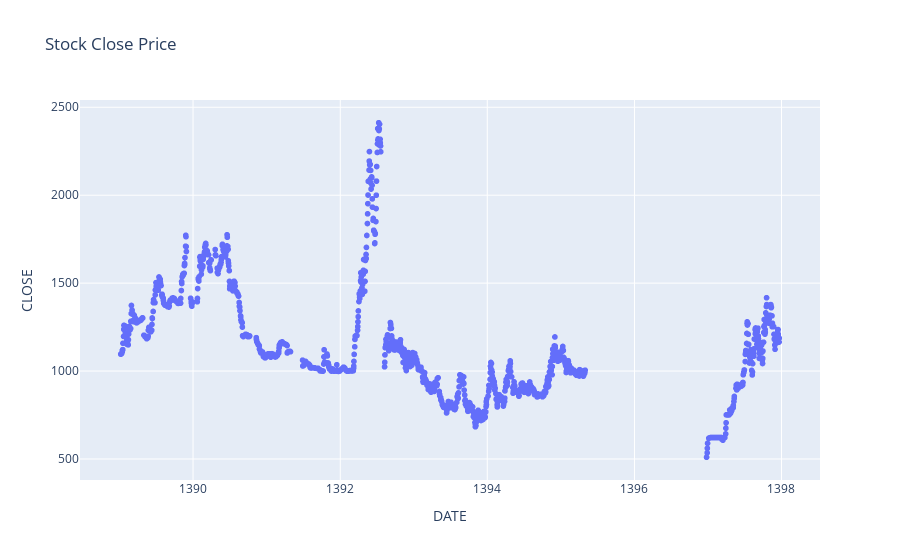

Here is the notebook cell this chart was saved with:
### Code cell
fig = px.scatter(df,x=df.index, y=df.CLOSE, title='Stock Close Price')
fig.update_layout(calendar='jalali')
fig.show()

### Figure 1 — Plotly figure (JSON) as saved in the notebook; plotly's stock layout.template omitted (floating-point values rounded to 4 significant figures; data arrays with more than 128 entries replaced by an {"elided": "..."} marker saying what was removed)
{"data": [{"hovertemplate": "DATE=%{x}<br>CLOSE=%{y}<extra></extra>", "legendgroup": "", "marker": {"color": "#636efa", "symbol": "circle"}, "mode": "markers", "name": "", "showlegend": false, "type": "scattergl", "x": {"elided": "1632 str values"}, "xaxis": "x", "y": {"elided": "1632 int values"}, "yaxis": "y"}], "layout": {"calendar": "jalali", "legend": {"tracegroupgap": 0}, "title": {"text": "Stock Close Price"}, "xaxis": {"anchor": "y", "domain": [0, 1], "title": {"text": "DATE"}}, "yaxis": {"anchor": "x", "domain": [0, 1], "title": {"text": "CLOSE"}}}}
